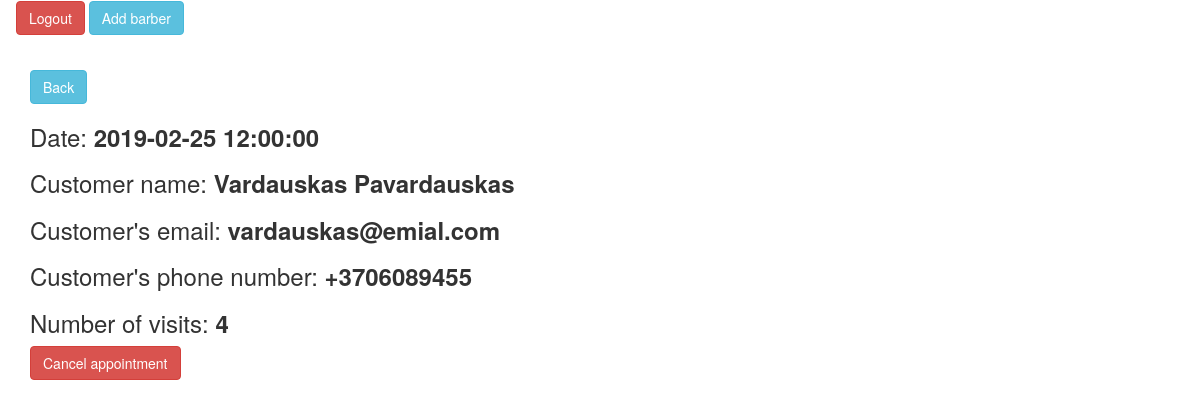
The page /views/appointment_details.php?id=42 (signed in) on the database its author committed.
### tables this page shows
CREATE TABLE `bookings` (
  `barber_id` int(11) NOT NULL,
  `appointment_id` int(11) NOT NULL,
  `customer_name` varchar(255) NOT NULL,
  `date` datetime NOT NULL
);

CREATE TABLE `customers` (
  `customer_name` varchar(255) NOT NULL,
  `email` varchar(255) NOT NULL,
  `phone` varchar(32) NOT NULL,
  `visits` int(11) NOT NULL DEFAULT '1'
);

### API/appointment.php (called while the page is built, shortened)
<?php
        function getAppointmentById($appointment_id){
            global $conn;
            $query = "SELECT bookings.appointment_id, bookings.date, customers.customer_name, customers.email, customers.phone, customers.visits FROM
                        bookings INNER JOIN customers ON customers.customer_name = bookings.customer_name
                        WHERE bookings.appointment_id = '$appointment_id'";
            $result = mysqli_query($conn, $query);
            $appointment = mysqli_fetch_assoc($result);
            return $appointment;
        }
?>

### views/appointment_details.php (the view, shortened to what this page needs)
<?php
    require("../config/db_config.php");
    require("../API/appointment.php");
    if($appointmentDetails = getAppointmentById($_GET["id"])){
    } else {
        echo "error, no such appointment found";
    }
?>
<!DOCTYPE html>
<html>
    <head>
        <link rel="stylesheet" href="https://maxcdn.bootstrapcdn.com/bootstrap/3.3.7/css/bootstrap.css">
    </head>
    <?php require("../components/logged_in_header.php"); ?>
    <body>
        <div class = "container">
            <a class = "btn btn-info" href="javascript:history.go(-1)">Back</a>
            <h3>Date: <b><?php echo $appointmentDetails["date"]; ?></b></h3>
            <h3>Customer name: <b><?php echo $appointmentDetails["customer_name"]; ?></b></h3>
            <h3>Customer's email: <b><?php echo $appointmentDetails["email"]; ?></b></h3>
            <h3>Customer's phone number: <b><?php echo $appointmentDetails["phone"]; ?></b></h3>
            <h3>Number of visits: <b><?php echo $appointmentDetails["visits"] ;?></b></h3>
            <a class = "btn btn-danger" href="<?php echo ROOT_URL ."views/cancel_appointment.php?id=" .$appointmentDetails["appointment_id"];?>">Cancel appointment</a>
        </div>
    </body>
</html>

### rows shown on the page
bookings: date "2019-02-25 12:00:00", customers.customer_name "Vardauskas Pavardauskas", customers.email "vardauskas@emial.com", customers.phone "+3706089455", customers.visits "4"
